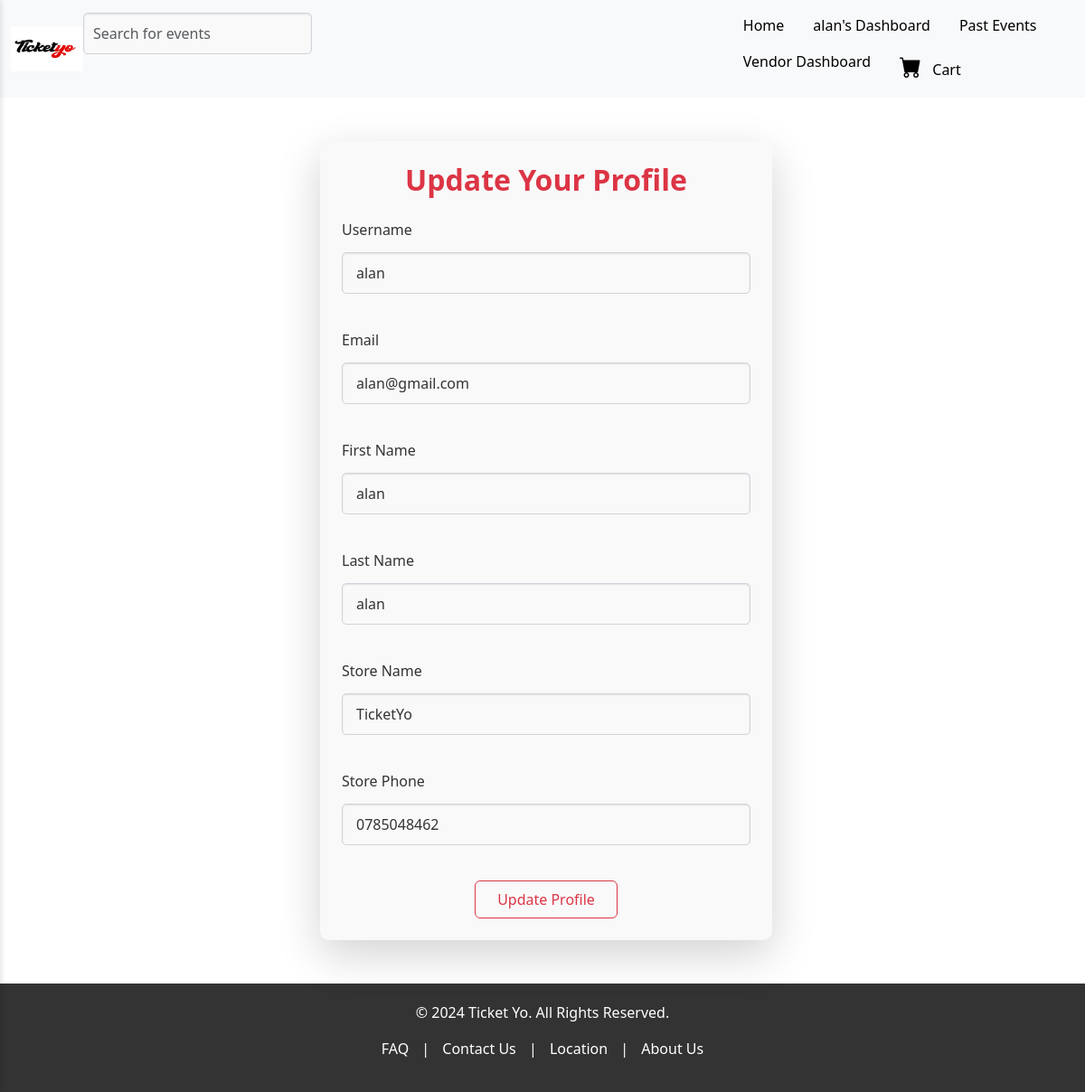
The page /vendors/profile/update/ (signed in) on the database its author committed.
### accounts/models.py (models this page shows, shortened)
class User(AbstractBaseUser, PermissionsMixin):
    username = models.CharField(max_length=30, unique=True)
    email = models.EmailField(unique=True)
    first_name = models.CharField(max_length=30)
    last_name = models.CharField(max_length=30)
    storename = models.CharField(max_length=50, blank=True, null=True)  # Vendor only
    store_phone = models.CharField(max_length=15, blank=True, null=True)  # Vendor only
    assigned_events = models.ManyToManyField('events.Event', related_name='assigned_agents', blank=True)  # POSAgent only
    is_verified = models.BooleanField(default=False)  # Customer-specific
    verification_code = models.CharField(max_length=6, blank=True, null=True)
    verification_code_created_at = models.DateTimeField(null=True, blank=True)
    is_superuser = models.BooleanField(default=False)
    is_staff = models.BooleanField(default=False)
    is_vendor = models.BooleanField(default=False)
    is_customer = models.BooleanField(default=False)
    is_posagent = models.BooleanField(default=False)
    is_active = models.BooleanField(default=True)
    objects = UserManager()
    USERNAME_FIELD = 'username'
    REQUIRED_FIELDS = ['email', 'first_name', 'last_name']

### vendors/views.py (the view)
# urls.py: path('profile/update/', views.update_vendor_profile, name='update_vendor_profile'),
@login_required
def update_vendor_profile(request):
    if not request.user.is_vendor:
        messages.error(request, "You do not have permission to access this page.")
        return redirect('all_events')  # Or any other page you want to redirect to
    if request.method == 'POST':
        form = VendorProfileUpdateForm(request.POST, instance=request.user)
        if form.is_valid():
            form.save()
            messages.success(request, "Your profile has been updated successfully.")
            return redirect('dashboard')  # Refresh the page to see updated data
    else:
        form = VendorProfileUpdateForm(instance=request.user)
    return render(request, 'vendors/update_vendor.html', {'form': form})

### vendors/forms.py
class VendorProfileUpdateForm(forms.ModelForm):
    class Meta:
        model = User
        fields = ['username', 'email', 'first_name', 'last_name', 'storename', 'store_phone']
        widgets = {
            'username': forms.TextInput(attrs={'class': 'form-control'}),
            'email': forms.EmailInput(attrs={'class': 'form-control'}),
            'first_name': forms.TextInput(attrs={'class': 'form-control'}),
            'last_name': forms.TextInput(attrs={'class': 'form-control'}),
            'storename': forms.TextInput(attrs={'class': 'form-control'}),
            'store_phone': forms.TextInput(attrs={'class': 'form-control'}),
        }

### templates/vendors/update_vendor.html (shortened to what this page needs)
{% extends 'frontend/base.html' %}
{% load static %}
{% block content %}
<link href="{% static 'vendors/profile.css' %}" rel="stylesheet">
<link href="{% static 'vendors/profile.js' %}" rel="stylesheet">
<div class="container mt-5">
    <div class="card shadow-lg p-4">
        <h2 class="text-center mb-4 text-danger">Update Your Profile</h2>
        <form method="post" class="needs-validation" novalidate>
            <div class="row">
                <div class="col-md-12 mb-4">
                    <label for="{{ form.username.id_for_label }}" class="form-label">Username</label>
                    {{ form.username }}
                </div>
                <div class="col-md-12 mb-4">
                    <label for="{{ form.email.id_for_label }}" class="form-label">Email</label>
                    {{ form.email }}
                </div>
                <div class="col-md-12 mb-4">
                    <label for="{{ form.first_name.id_for_label }}" class="form-label">First Name</label>
                    {{ form.first_name }}
                </div>
                <div class="col-md-12 mb-4">
                    <label for="{{ form.last_name.id_for_label }}" class="form-label">Last Name</label>
                    {{ form.last_name }}
                </div>
                <div class="col-md-12 mb-4">
                    <label for="{{ form.storename.id_for_label }}" class="form-label">Store Name</label>
                    {{ form.storename }}
                </div>
                <div class="col-md-12 mb-4">
                    <label for="{{ form.store_phone.id_for_label }}" class="form-label">Store Phone</label>
                    {{ form.store_phone }}
                </div>
            </div>
            <div class="d-flex justify-content-center">
                <button type="submit" class="btn btn-outline-danger btn-mobile px-4 py-2">Update Profile</button>
            </div>
        </form>
    </div>
</div>
{% endblock %}

### templates/frontend/base.html (shortened to what this page needs)
<!DOCTYPE html>
<html lang="en">
<head>
    {% load static %}
    <link href="{% static 'frontend/base.css' %}" rel="stylesheet">
    <link href="https://cdn.jsdelivr.net/npm/bootstrap@5.3.0/dist/css/bootstrap.min.css" rel="stylesheet">
    <link href="https://cdn.jsdelivr.net/npm/bootstrap-icons@1.10.5/font/bootstrap-icons.css" rel="stylesheet">
    <link rel="stylesheet" href="https://cdnjs.cloudflare.com/ajax/libs/font-awesome/6.0.0-beta3/css/all.min.css">
</head>
<body>
    <nav class="navbar navbar-expand-lg d-none d-lg-flex sticky-top bg-light">
        <div class="container-fluid">
            <div class="d-flex align-items-center">
                <div class="logo">
                    <img src="{% static 'frontend/logo.jpg' %}" alt="Logo" style="height: 50px; width: 80px;">
                </div>
            </div>
            <div class="search-bar-container">
                <form method="get" action="{% url 'all_events' %}" id="search-form">
                    <div class="input-group mb-4">
                        <input type="text" name="q" value="{{ query }}" class="form-control" id="search-input"
                            placeholder="Search for events">
                    </div>
                </form>
            </div>
            <ul class="nav ms-auto">
                <li class="nav-item">
                    <a href="{% url 'homepage' %}" class="nav-link text-black">Home</a>
                </li>
                {% if user.is_authenticated %}
                <li class="nav-item">
                    <a href="{% url 'all_events' %}" class="nav-link text-black">{{ user.username }}'s Dashboard</a>
                </li>
                {% else %}
                <li class="nav-item">
                    <a href="{% url 'all_events' %}" class="nav-link text-black">All Events</a>
                </li>
                {% endif %}
                <li class="nav-item">
                    <a href="{% url 'past_events' %}" class="nav-link text-black">Past Events</a>
                </li>
                {% if user.is_authenticated and user.is_vendor %}
                <li class="nav-item">
                    <a href="{% url 'dashboard' %}" class="nav-link text-black">Vendor Dashboard</a>
                </li>
                {% endif %}
                <li class="nav-item">
                    <a href="{% url 'view_cart' %}" class="nav-link text-black">
                        <i class="bi bi-cart-fill fs-4 me-2"></i> Cart</a>
                </li>
            </ul>
        </div>
    </nav>
    <div class="container main-content">
        {% block content %}{% endblock %}
    </div>
    <footer class="footer mt-5">
        <p>&copy; 2024 Ticket Yo. All Rights Reserved.</p>
        <p>
            <a href="#">FAQ</a> |
            <a href="#">Contact Us</a> |
            <a href="#">Location</a> |
            <a href="#">About Us</a>
        </p>
    </footer>
</body>
</html>

### static/frontend/base.css (style rules this page uses)
body { font-family: 'Roboto', sans-serif; margin: 0; padding: 0; }
.nav-link { padding: 10px 15px; color: black; text-decoration: none; font-size: 1rem; display: block; transition: background-color 0.3s ease, color 0.3s ease; }
.main-content { margin-left: 0; }
.footer { background-color: #333; color: white; padding: 20px 0; text-align: center; }
.footer a { color: white; text-decoration: none; margin: 0 10px; }
.search-bar-container { display: flex; width: 100%; }
.input-group { display: flex; align-items: center; width: 100%; }
#search-input { width: 100%; padding: 10px; font-size: 1rem; }

### rows shown on the page
User: username "alan", email "alan@gmail.com", first_name "alan", last_name "alan", storename "TicketYo", store_phone "0785048462"
